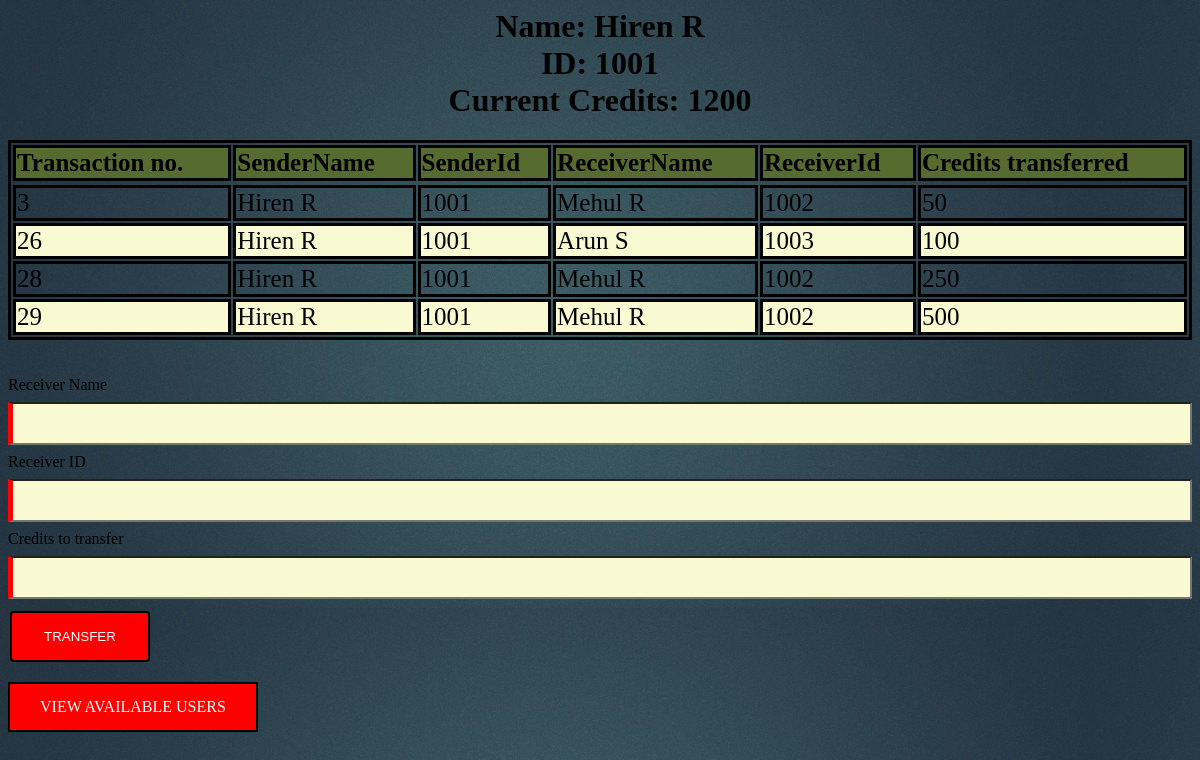
/views.php?id=1001&name=Hiren R&credit=1200, run on the app's committed database.
### tables this page shows
CREATE TABLE IF NOT EXISTS `transaction` (
  `transaction_id` int(255) NOT NULL AUTO_INCREMENT,
  `sender` varchar(255) NOT NULL,
  `sender_id` int(255) NOT NULL,
  `receiver` varchar(255) NOT NULL,
  `receiver_id` int(255) NOT NULL,
  `credit_transferred` int(255) NOT NULL,
  PRIMARY KEY (`transaction_id`)
);

### views.php (the view, shortened to what this page needs)
<html>
<head>
    </head>
    <body>
<?php
$id = $_REQUEST['id'];
$name = $_REQUEST['name'];
$credit= $_REQUEST['credit'];
$connection = mysqli_connect("localhost","root","","tsf1");
$query="SELECT * FROM transaction WHERE sender_id = $id";
$result=mysqli_query($connection,$query);
?>
 <table style="width:100%">
        <thead>
        <tr>
        <th>Transaction no.</th>
        <th>SenderName</th>
        <th>SenderId</th>
        <th>ReceiverName</th>
        <th>ReceiverId</th>
        <th>Credits transferred</th>
        </tr></thead>
        <tr>
        <tbody>
        <?php
            while($rows = mysqli_fetch_assoc($result)){                    ?>
            <tr>
            <td><?php echo $rows['transaction_id'];?></td>
                <td><?php echo $rows['sender'];?></td>
                <td><?php echo $rows['sender_id'];?></td>
                <td><?php echo $rows['receiver'];?></td>
                <td><?php echo $rows['receiver_id'];?></td>
                <td><?php echo $rows['credit_transferred'];?></td>
            </tr>
            <h1><?php
            }
                    echo "Name: ".$name;    ?><br>
            <?php   echo "ID: ".$id;   ?><br>
            <?php   echo "Current Credits: ".$credit;
            mysqli_close($connection); ?></h1>
                </tbody></table><br><br>
        <form name="myForm" action="transfer.php" method="POST">
        Receiver Name<input name="receiver" type="text"><br>
        Receiver ID<input name="receiver_id" type="text"><br>
        Credits to transfer<input name="credit_transferred" type="text"><br>
        <input type="submit" name="transfer" value="TRANSFER"><br>
        </form>
        <a href="users.php" class="users">VIEW AVAILABLE USERS</a>
    </body>
</html>

### views.php (style rules this page uses)
input[type=text] { width: 100%; padding: 12px 20px; margin: 8px 0; box-sizing: border-box; border-left: 5px solid red; background-color: lightgoldenrodyellow; }
input[type=submit] { background-color: red; border: none; color: white; padding: 16px 32px; text-decoration: none; margin: 4px 2px; cursor: pointer; border: 2px solid black; border-radius: 4px; }
h1 { font-weight: bolder; text-align: center; }
table { border: solid black; width: 100%; color: black; font-family: cursive; font-size: 25px; text-align: left; }
th { border: solid black; background-color: darkolivegreen; color: black; }
td { border: solid black; }
tr:nth-child(even) { border: solid black; background-color: lightgoldenrodyellow; }
a { color: firebrick; }
body { background: url("back.jpg"); }
a.users { background-color: rgba(255, 0, 0); color:white; padding: 14px 30px; text-align: center; text-decoration: none; display: inline-block; border:2px solid black; }

### data on the page
transaction: transaction_id "3", sender "Hiren R", sender "1001", receiver "Mehul R", receiver "1002", credit_transferred "50"
transaction: transaction_id "26", sender "Hiren R", sender "1001", receiver "Arun S", receiver "1003", credit_transferred "100"
transaction: transaction_id "28", sender "Hiren R", sender "1001", receiver "Mehul R", receiver "1002", credit_transferred "250"
transaction: transaction_id "29", sender "Hiren R", sender "1001", receiver "Mehul R", receiver "1002", credit_transferred "500"

### other printed values
$name "Hiren R"
$id "1001"
$credit "1200"
